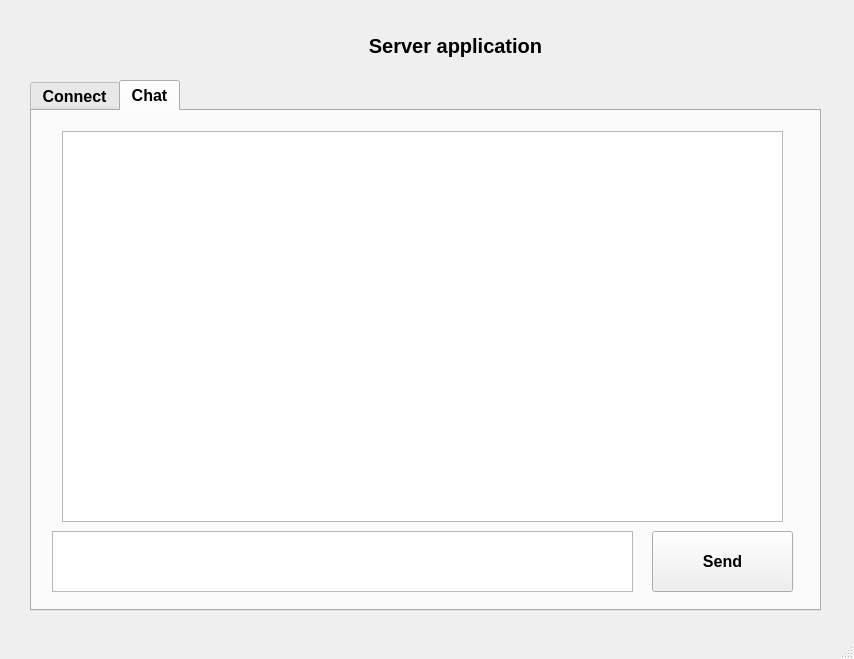
<?xml version="1.0" encoding="UTF-8"?>
<ui version="4.0">
 <class>MainWindow</class>
 <widget class="QMainWindow" name="MainWindow">
  <property name="geometry">
   <rect>
    <x>0</x>
    <y>0</y>
    <width>854</width>
    <height>659</height>
   </rect>
  </property>
  <property name="windowTitle">
   <string>MainWindow</string>
  </property>
  <widget class="QWidget" name="centralwidget">
   <widget class="QTabWidget" name="tabWidget">
    <property name="geometry">
     <rect>
      <x>30</x>
      <y>80</y>
      <width>791</width>
      <height>531</height>
     </rect>
    </property>
    <property name="font">
     <font>
      <pointsize>12</pointsize>
      <weight>75</weight>
      <bold>true</bold>
     </font>
    </property>
    <property name="currentIndex">
     <number>1</number>
    </property>
    <widget class="QWidget" name="tab">
     <attribute name="title">
      <string>Connect</string>
     </attribute>
     <widget class="QLineEdit" name="lineEdit">
      <property name="geometry">
       <rect>
        <x>250</x>
        <y>60</y>
        <width>281</width>
        <height>41</height>
       </rect>
      </property>
      <property name="alignment">
       <set>Qt::AlignCenter</set>
      </property>
      <property name="placeholderText">
       <string>click to get IP</string>
      </property>
     </widget>
     <widget class="QPushButton" name="pushButton_2">
      <property name="geometry">
       <rect>
        <x>340</x>
        <y>140</y>
        <width>93</width>
        <height>28</height>
       </rect>
      </property>
      <property name="font">
       <font>
        <pointsize>9</pointsize>
       </font>
      </property>
      <property name="text">
       <string>get IP</string>
      </property>
     </widget>
    </widget>
    <widget class="QWidget" name="tab_2">
     <attribute name="title">
      <string>Chat</string>
     </attribute>
     <widget class="QPushButton" name="pushButton">
      <property name="geometry">
       <rect>
        <x>620</x>
        <y>420</y>
        <width>141</width>
        <height>61</height>
       </rect>
      </property>
      <property name="font">
       <font>
        <weight>75</weight>
        <bold>true</bold>
       </font>
      </property>
      <property name="text">
       <string>Send</string>
      </property>
      <property name="shortcut">
       <string>Ctrl+S</string>
      </property>
     </widget>
     <widget class="QPlainTextEdit" name="plainTextEdit">
      <property name="geometry">
       <rect>
        <x>20</x>
        <y>420</y>
        <width>581</width>
        <height>61</height>
       </rect>
      </property>
     </widget>
     <widget class="QPlainTextEdit" name="plainTextEdit_2">
      <property name="geometry">
       <rect>
        <x>30</x>
        <y>20</y>
        <width>721</width>
        <height>391</height>
       </rect>
      </property>
      <property name="font">
       <font>
        <pointsize>10</pointsize>
        <weight>50</weight>
        <bold>false</bold>
       </font>
      </property>
     </widget>
    </widget>
   </widget>
   <widget class="QLabel" name="label">
    <property name="geometry">
     <rect>
      <x>340</x>
      <y>30</y>
      <width>231</width>
      <height>31</height>
     </rect>
    </property>
    <property name="font">
     <font>
      <pointsize>15</pointsize>
      <weight>75</weight>
      <bold>true</bold>
     </font>
    </property>
    <property name="text">
     <string>Server application</string>
    </property>
    <property name="alignment">
     <set>Qt::AlignCenter</set>
    </property>
   </widget>
  </widget>
  <widget class="QMenuBar" name="menubar">
   <property name="geometry">
    <rect>
     <x>0</x>
     <y>0</y>
     <width>854</width>
     <height>26</height>
    </rect>
   </property>
  </widget>
  <widget class="QStatusBar" name="statusbar"/>
 </widget>
 <resources/>
 <connections/>
</ui>
